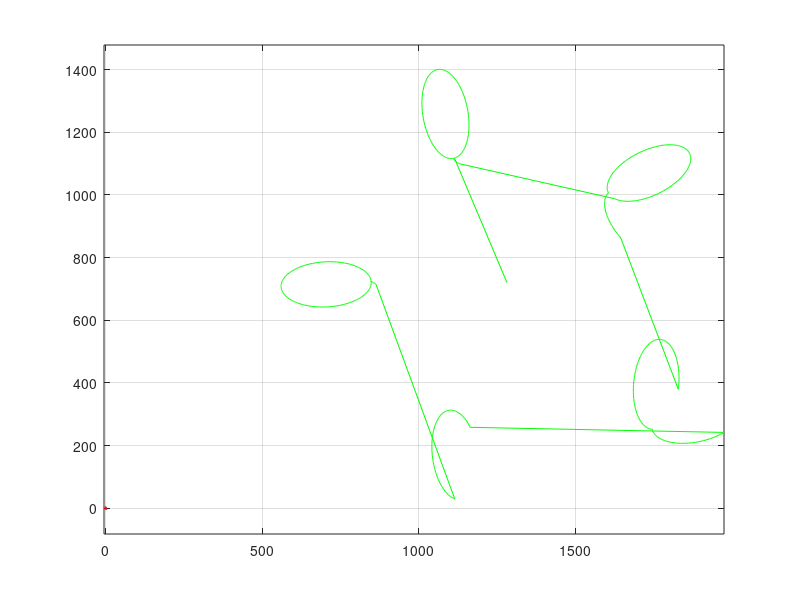

MATLAB code for this plot:
% %%%%%%FUNCTION DESCRIPTION
% %This file is designed to test plotting ellipses
% %It is meant for envisioning what an image or path will look like
% %%%%%%%%%%%%%%%%%%%%%%%%%
% 
% %Math from http://stackoverflow.com/questions/29367548/how-to-apply-rotation-to-an-ellipse-defined-by-center-and-axis-lengths
% 
% %parameters
% majorAxis = 2;
% minorAxis = 1;
% centerX = 0;
% centerY = 0;
% circleAxis = .1;
% 
% orientation = -120;
% 
% %setup
% theta = linspace(0,2*pi,1000);
% orientation=orientation*pi/180;
% 
% %Plot a central circle)
% circlex = (circleAxis/2) * sin(theta) + centerX;
% circley = (circleAxis/2) * cos(theta) + centerY;
% 
% %Plot an ellipse
% x = (majorAxis/2) * sin(theta) + centerX;
% y = (minorAxis/2) * cos(theta) + centerY;
% 
% x2 = (x-centerX)*cos(orientation) - (y-centerY)*sin(orientation) + centerX;
% y2 = (x-centerX)*sin(orientation) + (y-centerY)*cos(orientation) + centerY;
% 
% %Push out a bit (the edge should hit the origin; you'll see what I mean)
% for m = 1:numel(x2)
%     xx2(m) = x2(m) + (x2(round(numel(x2)*.75)) *1);
%     yy2(m) = y2(m) + (y2(round(numel(y2)*.75)) *1);
% end
% 
% %Second ellipse
% orientation3 = 15;
% orientation3=orientation3*pi/180;
% 
% x3 = (x-centerX)*cos(orientation3) - (y-centerY)*sin(orientation3) + centerX;
% y3 = (x-centerX)*sin(orientation3) + (y-centerY)*cos(orientation3) + centerY;
% 
% %Push out a bit (the edge should hit the origin; you'll see what I mean)
% for m = 1:numel(x3)
%     xx3(m) = x3(m) + (x3(round(numel(x3)*.75)) *1);
%     yy3(m) = y3(m) + (y3(round(numel(y3)*.75)) *1);
% end
% 
% % For plotting basic ellipses
% % plot(x2,y2,circlex,circley,'--', x3,y3,'g', xx3,yy3,'m', xx2,yy2,'c')
% % axis equal
% % grid


%%%%%%%NEXT
%I'm gonna work on the for-loop point creation
numberOfLoops = 5;
numberOfFrames = 200;
xpoints = [];
ypoints = [];
majorAxis = 2;
minorAxis = 1;
centerX = 0;
centerY = 0;
theta = linspace(0,2*pi,numberOfFrames);
%The orientation starts at 0, and ends at 360-360/numberOfLoops
%This is to it doesn't make a complete circle, which would have two
%overlapping ellipses.
orientation = linspace(0,360-round(360/numberOfLoops),numberOfLoops);


for i = 1:numberOfLoops
    %orientation calculated from above
    loopOri=orientation(i)*pi/180;

    %Start with the basic, unrotated ellipse
    initx = (majorAxis/2) * sin(theta) + centerX;
    inity = (minorAxis/2) * cos(theta) + centerY;

    %Then rotate it
    x = (initx-centerX)*cos(loopOri) - (inity-centerY)*sin(loopOri) + centerX;
    y = (initx-centerX)*sin(loopOri) + (inity-centerY)*cos(loopOri) + centerY;

    %then push it out based on the rotation
    for m = 1:numel(x)
        x2(m) = x(m) + (x(round(numel(x)*.75)) *1);
        y2(m) = y(m) + (y(round(numel(y)*.75)) *1);
    end

    %It doesn't start from the right part of the ellipse, so I'm gonna
    %shuffle it around so it does. (this is important I promise)  
    %It also adds in some extra frames to smooth the transition between
    %ellipses
    start = round((numberOfFrames)/4);
    x3 = [x2(start:numberOfFrames) x2(1:start)];
    y3 = [y2(start:numberOfFrames) y2(1:start)];

    %Finally, accumulate the points in full points arrays for easy graphing
    %and drawing
    xpoints = [xpoints x3];
    ypoints = [ypoints y3];
end

disp(numberOfFrames)
disp(length(xpoints))

% plot(xpoints, ypoints)
% axis equal
% grid


%%%%%ROTATION
minSpace = 10;

nx = xpoints;
ny = ypoints;
halfLoop = floor(numberOfFrames/2);
totalpoints = length(xpoints);
%Breaks = linspace(totalpoints/numberOfLoops+1, totalpoints+1, numberOfLoops);
numberOfBreaks = numberOfLoops - 1;
E = totalpoints-(numberOfBreaks-2)*minSpace;

ro = rand(numberOfBreaks+1,1);
rn = E*ro(1:numberOfBreaks)/sum(ro);

s = minSpace*ones(numberOfBreaks,1)+rn;

Breaks=cumsum(s)-1;

Breaks = reshape(Breaks, 1, length(Breaks));
Breaks = arrayfun(@(x) round(x),Breaks);
Breaks = [Breaks totalpoints];

petalnum = 0;

%In this process, I wind up copying things because I might back up to a
%different point, and I don't want my calculations to mess with each other.
%(like, if I change a point, I want the calculations for future points to
%be calculated from the static previous graph, and not from any changes I
%just made.

%So, I have a couple variables that are just copies of the point sets. It's
%important, I promise.

%Move to origin
for m = 1:totalpoints-1
    if any(m==Breaks)
        petalnum = petalnum+1;
    end
    nx(m) = xpoints(m) - xpoints(halfLoop + (numberOfFrames * petalnum))/2;
    ny(m) = ypoints(m) - ypoints(halfLoop + (numberOfFrames * petalnum))/2;
end

%rotate
copy_nx = nx;
copy_ny = ny;
f = randi(360);

for m = 1:totalpoints-1
    if any(m == Breaks)
        f = randi(360);
    end 
    copy_nx(m) = nx(m)*cos(f) - ny(m)*sin(f);
    copy_ny(m) = ny(m)*cos(f) + nx(m)*sin(f);
end

%push out based on tip direction
final_xpoints = copy_nx;
final_ypoints = copy_ny;
petalnum = 0;

for m = 1:totalpoints-1
    if any(m == Breaks)
        petalnum = petalnum + 1;
    end
    final_xpoints(m) = copy_nx(m) + (xpoints(halfLoop + (numberOfFrames * petalnum)) *2);
    final_ypoints(m) = copy_ny(m) + (ypoints(halfLoop + (numberOfFrames * petalnum)) *2);
end


testx = final_xpoints*144 +1280;
testy = final_ypoints*144 +720;



plot(xpoints, ypoints, final_xpoints, final_ypoints, 'r', testx, testy, 'g')
axis equal
grid